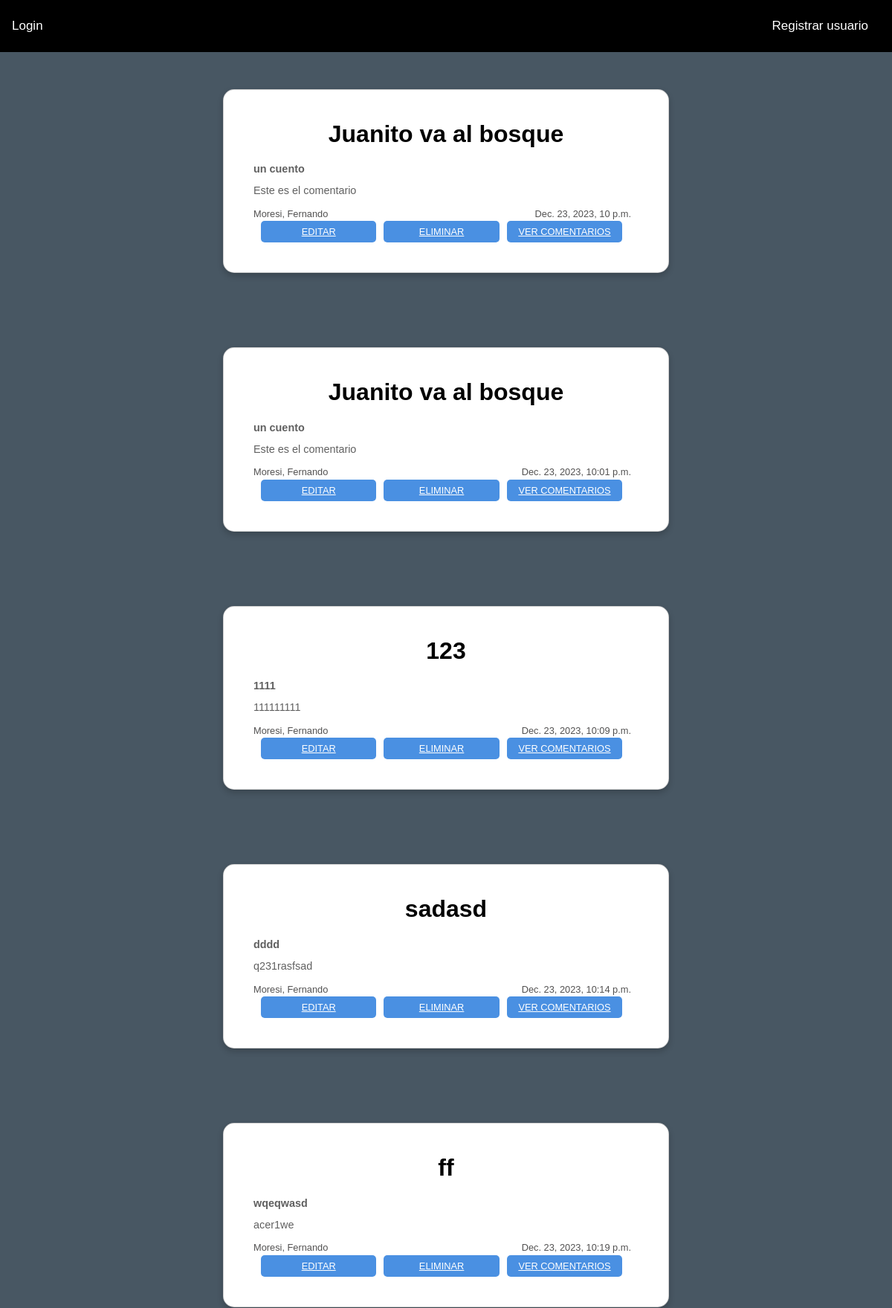
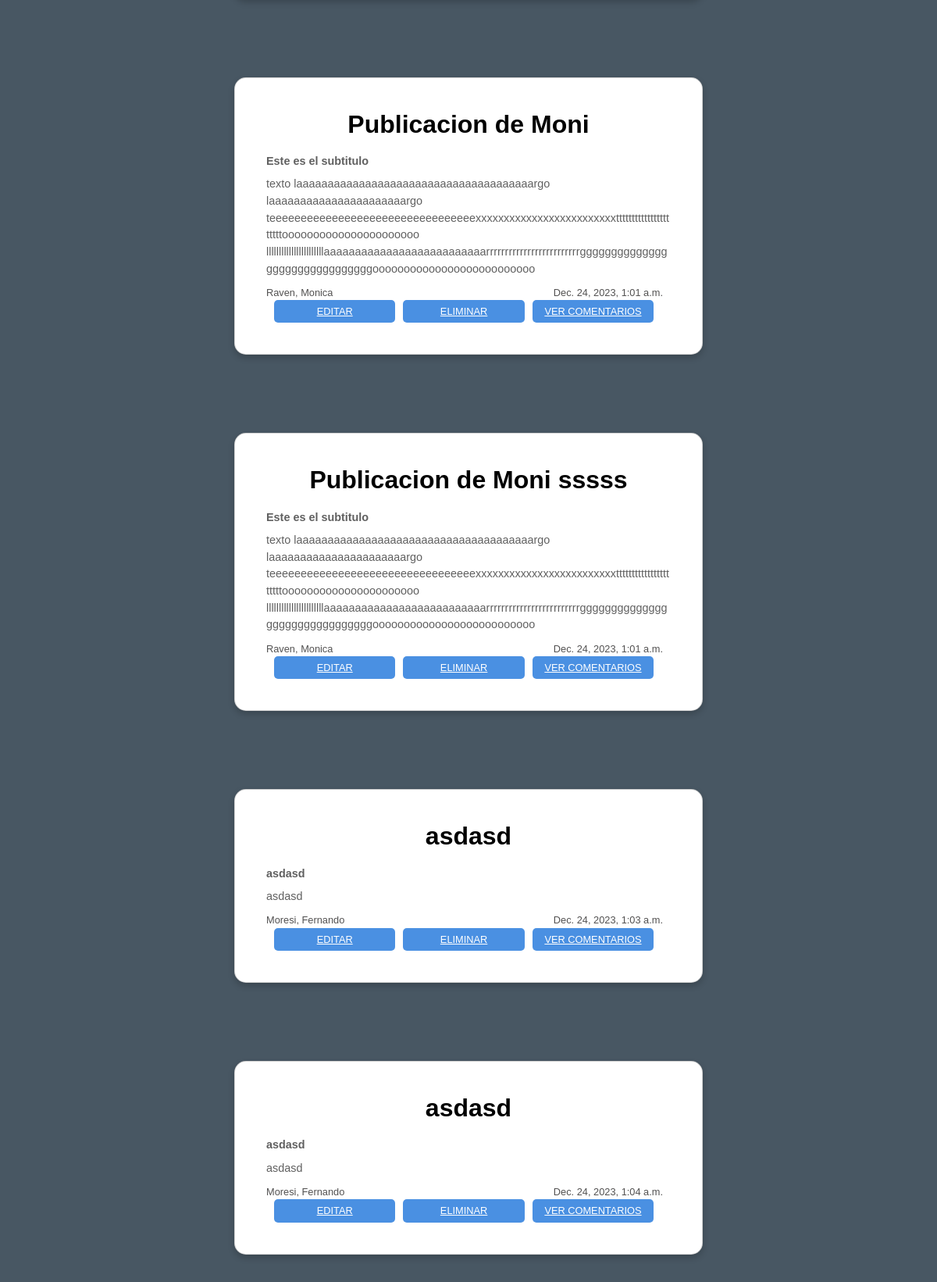
The page /Blog/Publicaciones/ (upper part) on the database its author committed (2 pictures, top to bottom).
### Blog/models.py (models this page shows, shortened)
class Publicacion(models.Model):
    autor = models.ForeignKey(User, on_delete=models.CASCADE)
    titulo = models.CharField(max_length=100,default = '')
    subtitulo = models.CharField(max_length=100,default = '')
    comentarios = models.CharField(max_length=3000,default = '')
    imagen = models.FileField(upload_to="media/posts", null=True, blank=True)
    fecha = models.DateTimeField(auto_now_add=True)

### Blog/views.py (the view)
# urls.py: path('Publicaciones/',views.Publicaciones,name='blog'),
def Publicaciones(request):
    t_publicaciones = Publicacion.objects.all()
    template = loader.get_template('Blog/publicaciones.html')
    context = {'t_publicaciones':t_publicaciones}
    return HttpResponse(template.render(context,request))

### Blog/templates/Blog/Publicaciones.html (shortened to what this page needs)
{% extends "Blog/base.html" %}
{% block contenidoQueCambia %}
<head>
</head>
<body>
    {% for x in t_publicaciones %}
    <div class ="card">
        <h2>{{ x.titulo}}</h2>
        <h3>{{ x.subtitulo}}</h3>
        <p> {{ x.comentarios }}</p>
        <div class="author-date">
            <span>{{x.autor.last_name}}, {{x.autor.first_name}}</span>
            <span>{{x.fecha}}</span>
        </div>
        <div style="display: flex;">
            <button class="boton">
                <a href="{% url 'Blog:NuevaPubli' %}" style="color: white;">EDITAR</a>
            </button>
            <button class="boton">
                <a href="{% url 'Blog:NuevaPubli' %}" style="color: white;">ELIMINAR</a>
            </button>
            <button class="boton">
                <a href="{% url 'Blog:NuevaPubli' %}" style="color: white;">VER COMENTARIOS</a>
            </button>
        </div>
    </div>
    {% endfor %}
</body>
{% endblock %}

### Blog/templates/Blog/base.html (shortened to what this page needs)
{% load static %}
<!DOCTYPE html>
<html lang="en">
    <head>
        <link href="https://cdn.jsdelivr.net/npm/bootstrap-icons@1.5.0/font/bootstrap-icons.css" rel="stylesheet" type="text/css" />
        <link href="{% static 'blog/css/styles.css'  %}" rel="stylesheet" />
</head>
<body>
    <div class="navbar">
        {% if user.is_authenticated %}
            <a href="{% url 'Blog:NuevaPubli' %}">NUEVA PUBLICACION</a>
            <a href="{% url 'Blog:MiBlog' %}">MI BLOG</a>
            <a href="{% url 'Blog:blog' %}">VER TODAS LAS PUBLICACIONES</a>
            <a href="{% url 'Blog:About' %}">ACERCA DE</a>
            <div>
                <span>{{ user.first_name }}</span>
                <form method="post" action="{% url 'Blog:logout' %}">
                    {% csrf_token %}
                    <button type="submit" class="navbar-text">Logout</button>
                </form>
            </div>
        {% else %}
            <a class="navbar-brand" href="{% url 'Blog:login' %}">Login</a>
            <a class="navbar-brand" href="{% url 'Blog:registro' %}">Registrar usuario</a>
        {% endif %}
    </div>
        {% block contenidoQueCambia %}
        {% endblock %}
    </body>
</html>

### Blog/templates/Blog/base.html (style rules this page uses)
body { background-color: #485763; color: #FFFFFF; font-family: Arial, Helvetica, sans-serif; justify-content: center; min-height: 100vh; flex-direction: column; }
span { color: rgb(82, 81, 81) ; padding-right: 10px; }
.navbar { background-color: black; overflow: hidden; text-align: left; }
.navbar a { display: block; color: white; text-align: center; padding: 14px 16px; text-decoration: none; font-size: 17px; }

### Blog/templates/Blog/Publicaciones.html (style rules this page uses)
body { background-color: #485763; color: #FFFFFF; font-family: Arial, Helvetica, sans-serif; display: flex; justify-content: center; min-height: 100vh; flex-direction: column; }
.card { background-color: white; padding: 40px; border-radius: 15px; box-shadow: 0 4px 8px 0 rgba(0, 0, 0, 0.2); width: 50%; margin: 50px auto; text-align: center; }
.card h2 { margin-bottom: 20px; color: black; }
.card h3 { text-align: left; font-size: 0.9em; color: #606060; margin-bottom: 10px; }
.card p { text-align: left; font-size: 0.9em; color: #606060; margin-bottom: 10px; }
.card .author-date { display: flex; justify-content: space-between; font-size: 0.8em; color: #606060; }
.card .boton { background-color: #4a90e2; color: white; font-size: 0.8em; padding: 5px; border: none; border-radius: 5px; cursor: pointer; margin-left: 10px; width: 30%; }

### rows shown on the page
Publicacion: titulo "Juanito va al bosque", subtitulo "un cuento", comentarios "Este es el comentario", autor.last_name "Moresi", autor.first_name "Fernando", fecha "Dec. 23, 2023, 10 p.m."
Publicacion: titulo "Juanito va al bosque", subtitulo "un cuento", comentarios "Este es el comentario", autor.last_name "Moresi", autor.first_name "Fernando", fecha "Dec. 23, 2023, 10:01 p.m."
Publicacion: titulo "123", subtitulo "1111", comentarios "111111111", autor.last_name "Moresi", autor.first_name "Fernando", fecha "Dec. 23, 2023, 10:09 p.m."
Publicacion: titulo "sadasd", subtitulo "dddd", comentarios "q231rasfsad", autor.last_name "Moresi", autor.first_name "Fernando", fecha "Dec. 23, 2023, 10:14 p.m."
Publicacion: titulo "ff", subtitulo "wqeqwasd", comentarios "acer1we", autor.last_name "Moresi", autor.first_name "Fernando", fecha "Dec. 23, 2023, 10:19 p.m."
Publicacion: titulo "Publicacion de Moni", subtitulo "Este es el subtitulo", comentarios "texto laaaaaaaaaaaaaaaaaaaaaaaaaaaaaaaaaaaaaargo laaaaaaaaaaaaaaaaaaaaaargo teeeeeeeeeeeeeeeeeeeeeeeeeeeeeeeeexxxxxxxxxxxxxxxxxxxxxxxxxttttttttttttttttttttttoooooooooooooooooooooo lllllllllllllllllllllllaaaaaaaaaaaaaaaaaaaaaaaaaarrrrrrrrrrrrrrrrrrrrrrrrrgggggggggggggggggggggggggggggggoooooooooooooooooooooooooo", autor.last_name "Raven", autor.first_name "Monica", fecha "Dec. 24, 2023, 1:01 a.m."
Publicacion: titulo "Publicacion de Moni sssss", subtitulo "Este es el subtitulo", comentarios "texto laaaaaaaaaaaaaaaaaaaaaaaaaaaaaaaaaaaaaargo laaaaaaaaaaaaaaaaaaaaaargo teeeeeeeeeeeeeeeeeeeeeeeeeeeeeeeeexxxxxxxxxxxxxxxxxxxxxxxxxttttttttttttttttttttttoooooooooooooooooooooo lllllllllllllllllllllllaaaaaaaaaaaaaaaaaaaaaaaaaarrrrrrrrrrrrrrrrrrrrrrrrrgggggggggggggggggggggggggggggggoooooooooooooooooooooooooo", autor.last_name "Raven", autor.first_name "Monica", fecha "Dec. 24, 2023, 1:01 a.m."
Publicacion: titulo "asdasd", subtitulo "asdasd", comentarios "asdasd", autor.last_name "Moresi", autor.first_name "Fernando", fecha "Dec. 24, 2023, 1:03 a.m."
Publicacion: titulo "asdasd", subtitulo "asdasd", comentarios "asdasd", autor.last_name "Moresi", autor.first_name "Fernando", fecha "Dec. 24, 2023, 1:04 a.m."
